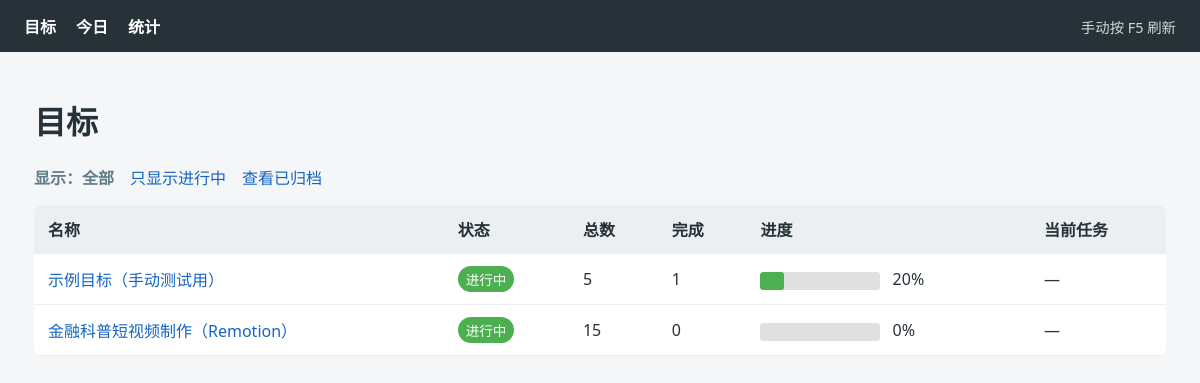
Page /?all=1 on the committed database.
### tables this page shows
CREATE TABLE goals (
  slug TEXT PRIMARY KEY,
  name TEXT NOT NULL,
  description TEXT,
  status TEXT NOT NULL DEFAULT 'active',
  total_tasks INTEGER DEFAULT 0,
  completed_tasks INTEGER DEFAULT 0,
  created_at TEXT NOT NULL,
  updated_at TEXT NOT NULL
);

### dashboard/app.py (the view)
    @flask_app.get("/")
    def index():
        show_all = request.args.get("all") == "1"
        status_filter = request.args.get("status")
        if status_filter:
            goals = db.list_goals(status=status_filter)
        elif show_all:
            goals = db.list_goals()
        else:
            goals = [
                g for g in db.list_goals()
                if g["status"] != "archived"
            ]
        rows = [_goal_row(goal) for goal in goals]
        return render_template(
            "index.html",
            rows=rows,
            show_all=show_all,
            status_filter=status_filter,
        )

### dashboard/app.py (called while the page is built)
def _progress(total: int, completed: int) -> int:
    return int(round(completed * 100 / total)) if total else 0

def _goal_row(goal: dict) -> dict:
    tasks = db.list_tasks(goal_slug=goal["slug"])
    completed = sum(task["status"] == "done" for task in tasks)
    current = next(
        (task for task in tasks if task["status"] == "in_progress"),
        None,
    )
    return {
        "goal": goal,
        "total": len(tasks),
        "completed": completed,
        "progress": _progress(len(tasks), completed),
        "current": current,
    }

### scripts/db.py (called while the page is built)
def get_conn() -> sqlite3.Connection:
    conn = sqlite3.connect(DB_PATH)
    conn.row_factory = sqlite3.Row
    conn.execute("PRAGMA foreign_keys = ON")
    return conn

def _row_to_dict(row: sqlite3.Row) -> dict:
    return {k: row[k] for k in row.keys()}

def list_goals(status: str | None = None) -> list[dict]:
    with get_conn() as conn:
        if status is None:
            rows = conn.execute("SELECT * FROM goals ORDER BY created_at").fetchall()
        else:
            rows = conn.execute(
                "SELECT * FROM goals WHERE status = ? ORDER BY created_at",
                (status,),
            ).fetchall()
        return [_row_to_dict(r) for r in rows]

def list_tasks(goal_slug: str | None = None, status: str | None = None) -> list[dict]:
    query = "SELECT * FROM tasks WHERE 1=1"
    params: list = []
    if goal_slug is not None:
        query += " AND goal_slug = ?"
        params.append(goal_slug)
    if status is not None:
        query += " AND status = ?"
        params.append(status)
    query += " ORDER BY goal_slug, sequence"
    with get_conn() as conn:
        rows = conn.execute(query, params).fetchall()
        out = []
        for r in rows:
            d = _row_to_dict(r)
            d["depends_on"] = json.loads(d["depends_on"]) if d["depends_on"] else []
            out.append(d)
        return out

### dashboard/templates/index.html (shortened to what this page needs)
{% extends "base.html" %}
{% block content %}
  <h1>目标</h1>
  <div class="filter-links">
    {% if status_filter == 'archived' %}
      <span>显示：已归档</span>
      <a href="/">显示进行中</a>
    {% elif show_all %}
      <span>显示：全部</span>
      <a href="/">只显示进行中</a>
      <a href="/?status=archived">查看已归档</a>
    {% else %}
      <a href="/?all=1">显示全部</a>
      <a href="/?status=archived">查看已归档</a>
    {% endif %}
  </div>
  {% if rows %}
    <div class="table-wrap">
      <table>
        <thead>
          <tr>
            <th>名称</th><th>状态</th><th>总数</th><th>完成</th><th>进度</th><th>当前任务</th>
          </tr>
        </thead>
        <tbody>
          {% for row in rows %}
            <tr>
              <td><a href="/goal/{{ row.goal.slug }}">{{ row.goal.name }}</a></td>
              <td><span class="status status-{{ row.goal.status }}">{{ status_label[row.goal.status] }}</span></td>
              <td>{{ row.total }}</td>
              <td>{{ row.completed }}</td>
              <td class="progress-cell">
                <div class="progress"><div class="fill" style="width: {{ row.progress }}%"></div></div>
                <span>{{ row.progress }}%</span>
              </td>
              <td>{{ row.current.title if row.current else "—" }}</td>
            </tr>
          {% endfor %}
        </tbody>
      </table>
    </div>
  {% else %}
    <section class="empty-state">
      <h2>暂无目标</h2>
      <p>通过飞书告诉 Claude 添加你的第一个目标</p>
    </section>
  {% endif %}
{% endblock %}

### dashboard/static/style.css (style rules this page uses)
:root { color-scheme: light; font-family: system-ui, -apple-system, "Segoe UI", sans-serif; color: #263238; background: #f4f6f8; }
* { box-sizing: border-box; }
body { margin: 0; }
a { color: #1565c0; text-decoration: none; }
.table-wrap { overflow-x: auto; background: #fff; border-radius: 8px; }
table { width: 100%; border-collapse: collapse; }
th, td { padding: 12px 14px; border-bottom: 1px solid #eceff1; text-align: left; }
th { background: #eceff1; white-space: nowrap; }
.status { display: inline-block; padding: 3px 8px; border-radius: 999px; font-size: 0.85rem; white-space: nowrap; }
.status-done, .status-active { background: #4caf50; color: #fff; }
.filter-links { display: flex; gap: 16px; margin: 16px 0; align-items: center; }
.filter-links span { color: #607d8b; font-weight: 600; }
.progress-cell { min-width: 190px; }
.progress { display: inline-block; width: 120px; height: 18px; margin-right: 8px; overflow: hidden; vertical-align: middle; background: #e0e0e0; border-radius: 3px; }
.progress > .fill { height: 100%; background: #4caf50; border-radius: 3px; }

### rows in the picture
goals: goal.name "示例目标（手动测试用）", status "进行中"
goals: goal.name "金融科普短视频制作（Remotion）", status "进行中"

### other values in the picture
{{ row.total }} "5" "15"
{{ row.completed }} "1" "0"
{{ row.progress }} "20" "0"
{{ row.current.title if row.current else "—" }} "—" "—"
